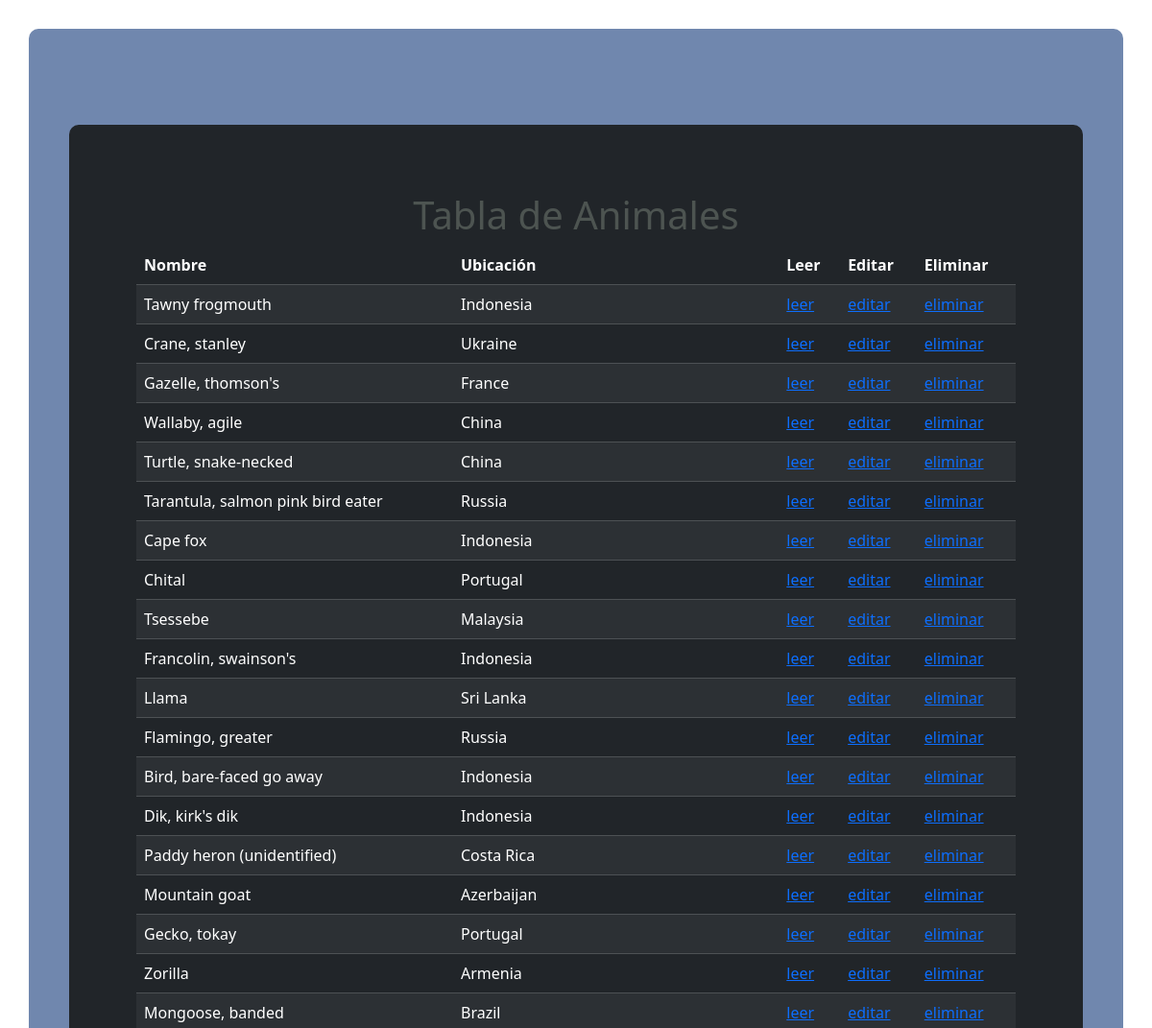
Before: / (upper part) with the older database file.
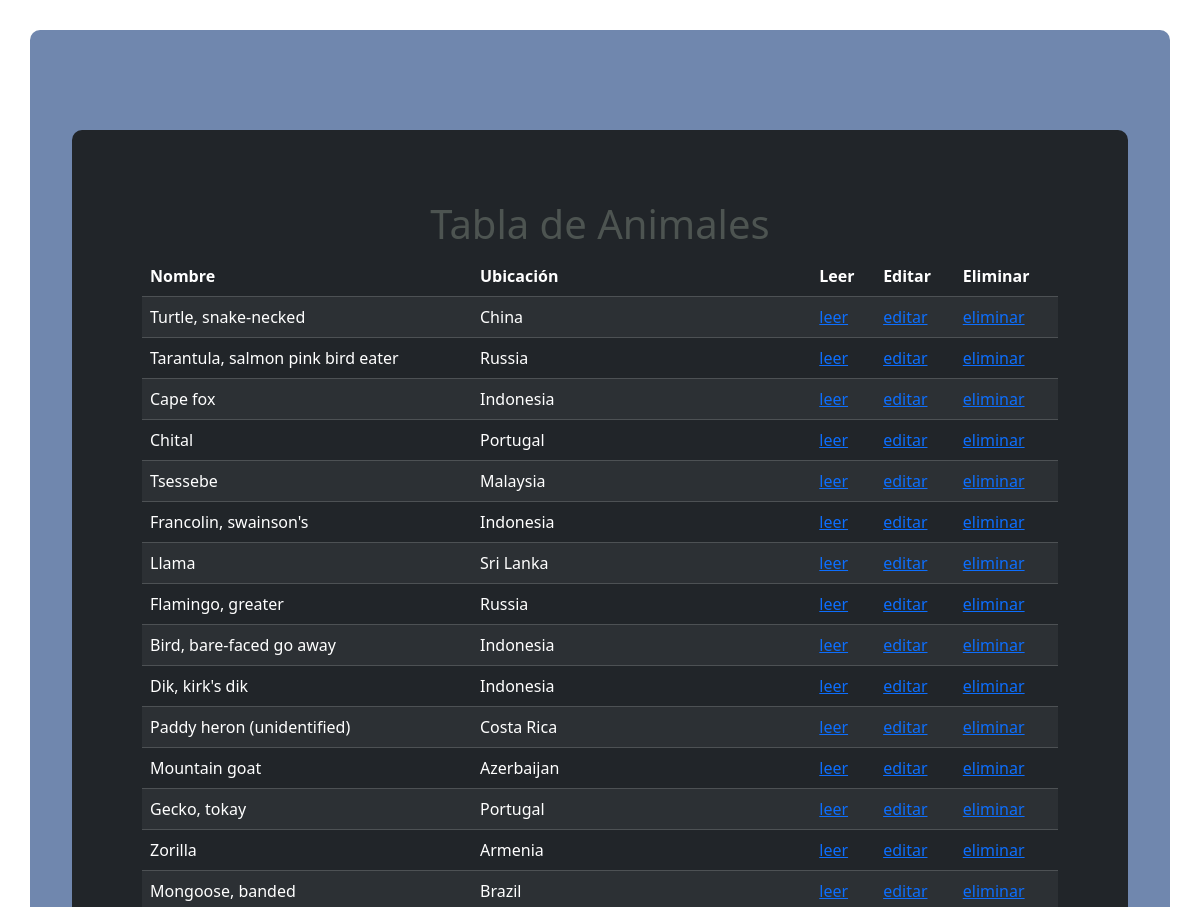
After: the same page with the newer database file.
### models/models.py (models this page shows, shortened)
class Animal(db.Model):
    __tablename__ = "animals"
    id = db.Column(db.Integer, primary_key=True)
    name = db.Column(db.String(50), nullable=False)
    cientific_name = db.Column(db.String(50), nullable=False)
    location = db.Column(db.String(50), nullable=False)
    gender = db.Column(db.String(50), nullable=False)
    count = db.Column(db.Integer, nullable=False)

### app.py (the view)
@app.route("/")
def index():
    animales=Animal.query.all()
    print (animales)
    return render_template('index.html', animals_db = animales)

### templates/index.html (shortened to what this page needs)
{% extends 'layout.html' %}
{% block main %}
<h1 class="text-center">Tabla  de Animales</h1>
<table class="table table-dark table-striped">
    <thead>
        <tr>
            <th>Nombre</th>
            <th>Ubicación</th>
            <th>Leer</th>
            <th>Editar</th>
            <th>Eliminar</th>
        </tr>
    </thead>
    <tbody>
        {% for animal in animals_db %}
        <tr>
            <td>{{ animal.name }}</td>
            <td>{{ animal.location }}</td>
            <td>
                <a href="/read/{{ animal.id }}">leer</a>
            </td>
            <td>
                <a href="/edit/{{ animal.id }}">editar</a>
            </td>
            <td>
                <a href="/delete/{{ animal.id }}">eliminar</a>
            </td>
        </tr>
        {% endfor %}
    </tbody>
</table>
{% endblock %}

### templates/layout.html (shortened to what this page needs)
<!DOCTYPE html>
<html lang="en">
<head>
    <link rel="stylesheet" href="static/style/style.css">
    <link href="https://cdn.jsdelivr.net/npm/bootstrap@5.3.3/dist/css/bootstrap.min.css" rel="stylesheet">
</head>
<body>
    <div class="container">
        <div class="micolor">
            {% block main %}
            {% endblock main %}
        </div>
    </div>
</body>
</html>

### static/style/style.css (style rules this page uses)
.container { background-color: rgb(112, 135, 174); padding: 70px; border-color: aqua; margin: 30px; border-radius: 10px; }
.micolor { background-color: #212529; color: #4d5451; padding: 70px; margin: 30px; border-radius: 10px; }

Changed rows visible on the page:
removed Animal: name "Tawny frogmouth", location "Indonesia"
removed Animal: name "Crane, stanley", location "Ukraine"
removed Animal: name "Gazelle, thomson's", location "France"
removed Animal: name "Wallaby, agile", location "China"
